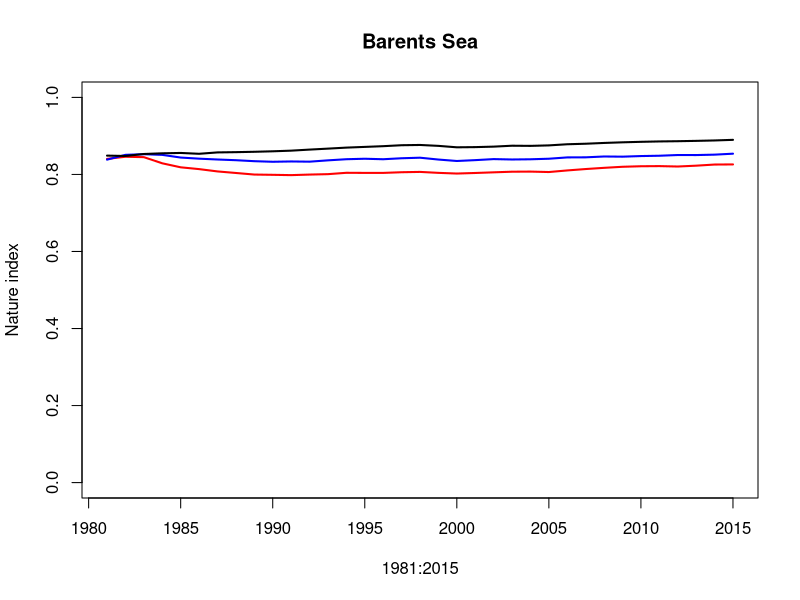
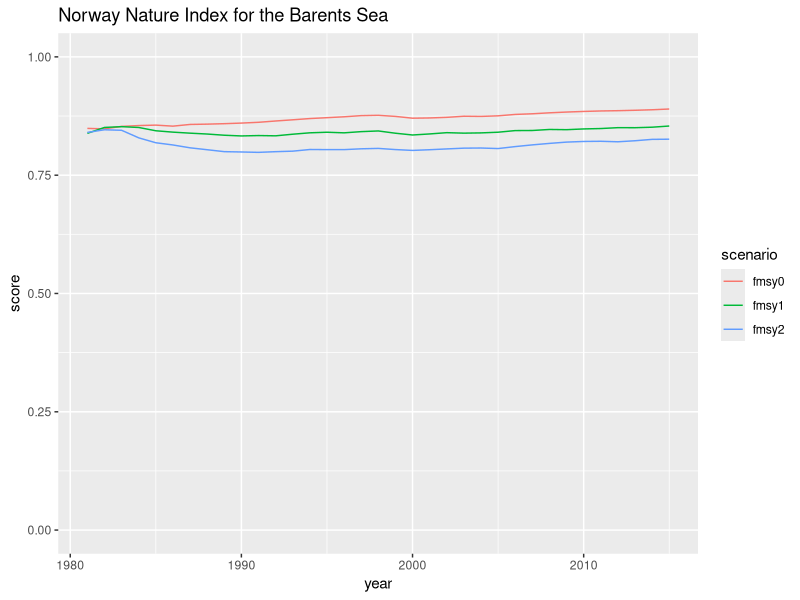
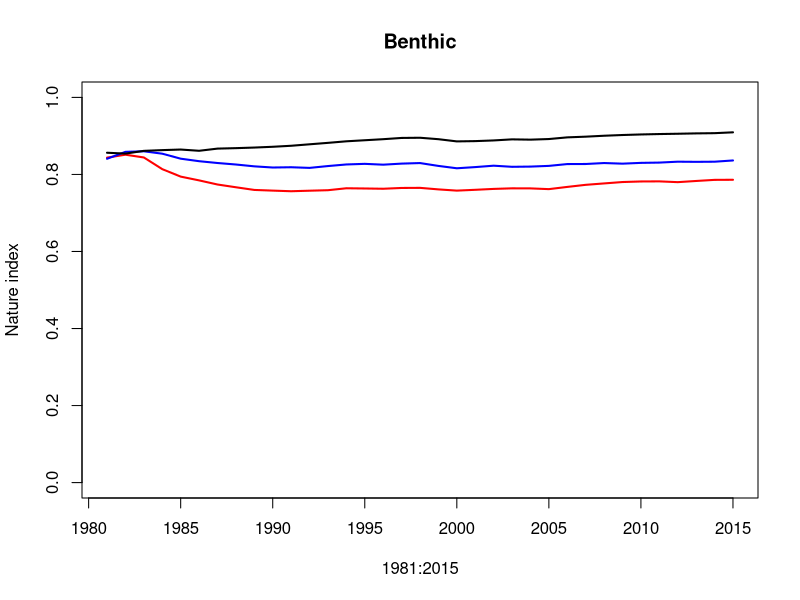
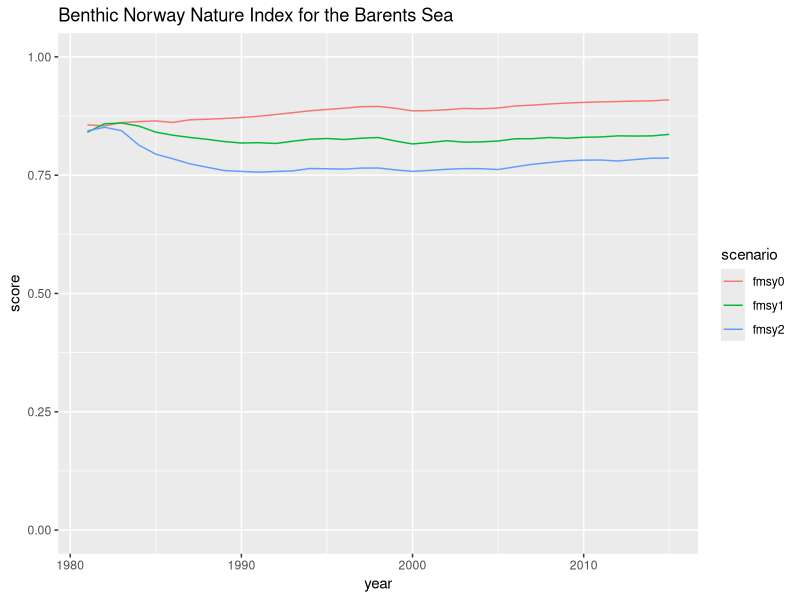
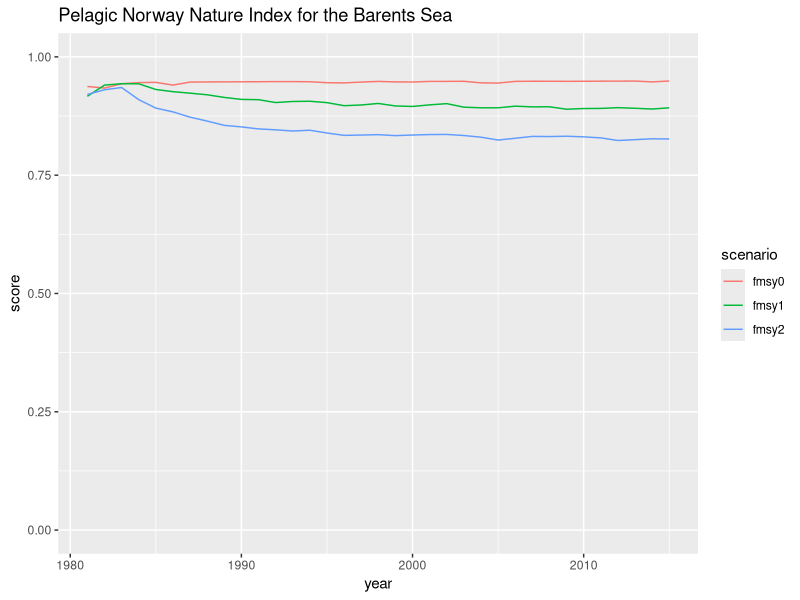
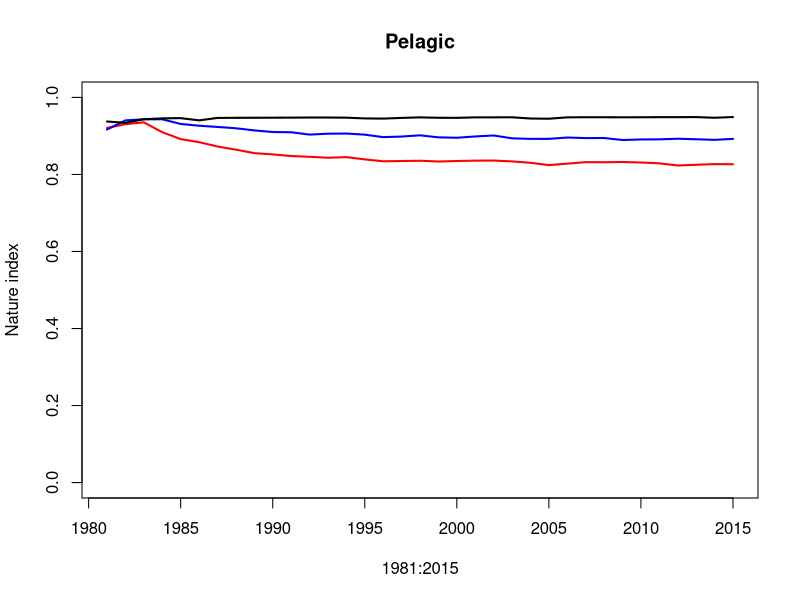

Reproduce these figures in R, in order.
library(tidyverse)
# The script calculates the Nature Index from the output of model simulations of the Barents Sea.
# Barent Sea model ....
#
# Indicators: biomass
#
# Reference values are estimated from 

# Functions that scale indicator observations
# Used when there are uncertainties in the indicator observations or reference values.
# So far not used in the Barents Sea calculations.

scaleobs<-function(ValueID=1:2,FK_OmraadeID=rep(1,2),FK_IndicatorID=rep(1,2),FK_RefAarID=c(0,1),nsim=100,
                   bootmat=matrix(1,nrow = 2,ncol = nsim),ref.value.code=0,IndicatorID=1,FK_Scalingmodel=1){
  
  
  Reference.values <- FK_RefAarID == ref.value.code
  refmat <- 0*bootmat
  valuemat <- bootmat
  N.values <- length(ValueID)
  
  for (i in 1:N.values) {
    refmat[i,] <- bootmat[Reference.values & FK_OmraadeID == FK_OmraadeID[i],]
  }
  
  scaled.bootmat <- valuemat/refmat
  dimnames(scaled.bootmat)[[1]] <- ValueID
  
  model.mat <- matrix(1,nrow=N.values,ncol=nsim)
  FK_Scalingmodel <- as.character(FK_Scalingmodel)
  for (i in 1:N.values) {
    model.mat[i,] <- rep(FK_Scalingmodel[IndicatorID == FK_IndicatorID[i]],nsim)
  }
  scaled.bootmat[model.mat == 2] <- (-1)*scaled.bootmat[model.mat == 2] + 2
  scaled.bootmat[scaled.bootmat < 0] <- 0.0
  scaled.bootmat[scaled.bootmat > 1] <- 1.0
  if (!(is.matrix(scaled.bootmat))) {scaled.bootmat <- t(matrix(scaled.bootmat))}
  
  return(scaled.bootmat)
}

# Functions that calculate weights

calculate.fidelity.weights <- function(fidelity = NULL,
                                       functional.group = NULL, 
                                       presence = NULL) {
  
  # Function that calculates fidelity weights
  # functional.groups could be integer, character or factor
  
  fidelity.matrix <- matrix(rep(fidelity,1,each=dim(presence)[1]),ncol=dim(presence)[2])*presence
  fidelity.weight <- fidelity.matrix*0
  
  if (dim(fidelity.matrix)[1] > 1) {
    for (lev in unique(functional.group)) {
      fidelity.weight[,functional.group == lev] <- 
        fidelity.matrix[,functional.group == lev]/
        rowSums(as.matrix(fidelity.matrix[,functional.group == lev]))
    }
  }
  if (dim(fidelity.matrix)[1] == 1) {
    for (lev in unique(functional.group)) {
      fidelity.weight[,functional.group == lev] <- 
        fidelity.matrix[,functional.group == lev]/
        rowSums(t(as.matrix(fidelity.matrix[,functional.group == lev])))
    }
  }
  
  fidelity.weight[is.nan(fidelity.weight)] <- 0
  
  return(fidelity.weight)
}

#-------------

calculate.trophic.weights <- function(functional.group = NULL, 
                                      presence = NULL, 
                                      key.indicator.code = "key",
                                      code.for.absence = 0,
                                      weights.key.indicators = 0.5) {
  
  # Function that calculates trophic weights
  # functional.groups could be integer, character or factor
  
  count.func.group <- function(functional.group, 
                               key.indicator.code = "key",
                               code.for.absence = 0) {
    # Function that counts the number of functional groups other than key indicators
    # in a set of indicators
    
    return(length(unique(functional.group[!(functional.group %in% c(code.for.absence,
                                                                    key.indicator.code))])))
  }
  
  check.for.key.indicators <- function(functional.group,
                                       key.indicator.code = "key") {
    # Function that checks for key indicators among a set of indicators
    
    return(key.indicator.code %in% functional.group)
  }
  
  assign.trophic.weights <- function(functional.group,
                                     n.functional.group,
                                     key.indicators.present, 
                                     key.indicator.code = "key",
                                     code.for.absence = 0,
                                     w = 0.5) {
    # Function that assigns trophic weights to each indicator observed in a BSunit.
    
    # trophic weight for key indicators
    
    trophic.weight <- (functional.group*0) +
      (functional.group == key.indicator.code)*(w + (1-w)*(n.functional.group == 0))
    
    # trophic weight for nonkey indicators
    
    n.functional.group[n.functional.group == 0] <- 1
    trophic.weight <- trophic.weight +
      ((!(functional.group %in% c(code.for.absence,key.indicator.code)))*
         ((1-(w*key.indicators.present))/n.functional.group))
    return(trophic.weight)
  }
  
  if (is.character(functional.group)) {functional.group <- as.factor(functional.group)}
  
  if (is.factor(functional.group)) {
    key.indicator.code <- which(levels(functional.group) == key.indicator.code)
    if (length(key.indicator.code) == 0) {key.indicator.code <- length(levels(functional.group))+10}
    functional.group <- as.integer(functional.group)
    code.for.absence <- 0
  }
  
  functional.group.matrix <- matrix(rep(functional.group,1,each=dim(presence)[1]),
                                    ncol=dim(presence)[2])
  functional.group.matrix <- functional.group.matrix*presence + (!presence)*code.for.absence
  
  n.functional.group <- apply(functional.group.matrix,1,count.func.group,
                              key.indicator.code,code.for.absence)
  key.indicators.present <- apply(functional.group.matrix,1,check.for.key.indicators,
                                  key.indicator.code)
  
  return(apply(functional.group.matrix,2,assign.trophic.weights,
               n.functional.group,key.indicators.present,
               key.indicator.code,code.for.absence,w))
}

#-------------

calculate.BSunit.weights <- function(fidelity,
                                     functional.group, 
                                     presence, 
                                     key.indicator.code = "key",
                                     code.for.absence = 0,
                                     w = 0.5) {
  
  # Function that calculates BSunit.weights. 
  # BSunit.weights are the product of fidelity weights and trophic weights.
  # NI for BSunits is the weighted average of scaled indicator observations within the BSunit
  # using BSunit.weights as weights.
  # BSunit.weights should therefore sum to 1 within each BS-unit.
  
  fidelity.weights <- calculate.fidelity.weights(fidelity, 
                                                 functional.group, 
                                                 presence)
  trophic.weights <- calculate.trophic.weights(functional.group, 
                                               presence, 
                                               key.indicator.code, 
                                               code.for.absence, 
                                               w)
  return(fidelity.weights*trophic.weights)
}

#----------------

#Next two functions are not used in the Barents Sea calculations as there is 
#only one spatial unit in the analysis

#calculate.area.weights <- function(BSunit.area = NULL,
#                                   NIunits = NULL) {
#  
#  # Function that calculates area weights
#  
#  area.weights <- NIunits*0
#  for (i in 1:(dim(area.weights)[2])) {
#    tot.area <- sum(BSunit.area[NIunits[,i] == 1])
#    area.weights[,i] <- BSunit.area*NIunits[,i]/tot.area
#  }
#  return(area.weights)
#}
#
##----------------
#
#
#calculate.NI.weights <- function(BSunit.area = NULL,
#                                 NIunits = NULL,
#                                 fidelity = NULL,
#                                 functional.group = NULL, 
#                                 presence = NULL,
#                                 key.indicator.code = "key",
#                                 code.for.absence = 0,
#                                 w = 0.5) {
#  
#  # Function that calculates weights used in the calculation of the Nature Index for a set of NIunits
#  
#  BSunit.weights <- calculate.BSunit.weights(fidelity, functional.group, presence, key.indicator.code, 
#                                             code.for.absence,w)
#  area.weights <- calculate.area.weights(BSunit.area,NIunits)
#  
#  NI.weights <- vector("list",dim(NIunits)[2])
#  names(NI.weights) <- dimnames(NIunits)[[2]]
#  
#  for (i in 1:dim(NIunits)[2]) {
#    NI.weights[[i]] <- BSunit.weights*
#      matrix(rep(area.weights[,i],dim(BSunit.weights)[2]),ncol=dim(BSunit.weights)[2])
#    dimnames(NI.weights[[i]]) <- dimnames(presence)
#  }
#  
#  return(NI.weights)
#}

# FIRST CALCULATION. 
# REFERENCE VALUES CONSTANT, REFERENCE VALUES READ FROM "virgin_biomass_natureindex"

# Read input data
fmsy0_natureindex<- read.csv("nature_index/scenarios/adjusted/fmsy0_natureindex_adj.csv")
fmsy1_natureindex<- read.csv("nature_index/scenarios/adjusted/fmsy1_natureindex_adj.csv")
fmsy2_natureindex<- read.csv("nature_index/scenarios/adjusted//fmsy2_natureindex_adj.csv")
virgin_biomass_natureindex<- read.csv("nature_index/scenarios/adjusted/virgin_biomass_natureindex_adj.csv")
ni_indicators_noba<- read.csv("nature_index/scenarios/adjusted/ni_indicators_noba_adj.csv")

valuemat_fmsy0 <- as.matrix(fmsy0_natureindex[,4:38])
dimnames(valuemat_fmsy0)[[1]] <- fmsy0_natureindex[,2]
dimnames(valuemat_fmsy0)[[2]] <- 1981:2015

valuemat_fmsy1 <- as.matrix(fmsy1_natureindex[,4:38])
dimnames(valuemat_fmsy1)[[1]] <- fmsy1_natureindex[,2]
dimnames(valuemat_fmsy1)[[2]] <- 1981:2015

valuemat_fmsy2 <- as.matrix(fmsy2_natureindex[,4:38])
dimnames(valuemat_fmsy2)[[1]] <- fmsy2_natureindex[,2]
dimnames(valuemat_fmsy2)[[2]] <- 1981:2015

valuemat_virgin<- as.matrix(virgin_biomass_natureindex[,5]) #4=VB, 5=2100
dimnames(valuemat_virgin)[[1]]<- virgin_biomass_natureindex[,2]

# Read or calculate reference values


refmat <- matrix(rep(virgin_biomass_natureindex[,5],dim(valuemat_virgin)[2]), #also change here for 2100
                 nrow = dim(valuemat_virgin)[1], ncol=dim(valuemat_virgin)[2])

refmat<- as.vector(refmat)
# Scale indicators according to the LOW model
  
scaled.bootmat_fmsy0 <- valuemat_fmsy0/refmat
scaled.bootmat_fmsy0[scaled.bootmat_fmsy0 < 0] <- 0.0
scaled.bootmat_fmsy0[scaled.bootmat_fmsy0 > 1] <- 1.0

scaled.bootmat_fmsy1 <- valuemat_fmsy1/refmat
scaled.bootmat_fmsy1[scaled.bootmat_fmsy1 < 0] <- 0.0
scaled.bootmat_fmsy1[scaled.bootmat_fmsy1 > 1] <- 1.0

scaled.bootmat_fmsy2 <- valuemat_fmsy2/refmat
scaled.bootmat_fmsy2[scaled.bootmat_fmsy2 < 0] <- 0.0
scaled.bootmat_fmsy2[scaled.bootmat_fmsy2 > 1] <- 1.0

# CALCULATE WEIGHTS.

# Create input objects to the weight calculations

#The indicators fidelity to the Barents Sea, pelagic and bethic systems.



fidelity.pelagic <- ni_indicators_noba[,"fidelity_pelagic"] > 0
fidelity.benthic <- ni_indicators_noba[,"fidelity_benthic"] > 0


functional.group <- ni_indicators_noba[,"fk_func_groupID"]
fidelity.whole.ecosystem <- rep(1,length(functional.group))
#Option to reduce the number of functional groups. Lumps all top predators 
#into one group and all intermediate predators into one group

functional.group[functional.group == 9] <- 8
functional.group[functional.group == 2] <- 1

#Option to include key elements. If skipped, there are no key elements
#recognized in the calculation, instead the candidate key elements are treated just like the
#other indicators

functional.group[ni_indicators_noba[,"key_element"]] <- 10

key.indicator.code <- c(10) # Necessary input to weight calculation
code.for.absence <- c(0)
functional.group.benthic <- functional.group*fidelity.benthic
functional.group.pelagic <- functional.group*fidelity.pelagic

# ICunits corresponds to the matrix "presence" that appears in the functions for calculating weights.
# For the Barents Sea calculations, there is only one spatial unit where all indicators are present.
# So, in order to calculate weighgts correctly, using the above functions,
# ICunit should be an 1 x n.ind matrix containing the sequence 1:n.ind, while
# NIunits should be an 1 x 1 matrix of 1.

ICunits <- t(as.matrix(1:length(functional.group)))
dimnames(ICunits)[[1]] <- as.list("Barents Sea")
dimnames(ICunits)[[2]] <- ni_indicators_noba$indicator_name

NIunits <- as.matrix(1)
dimnames(NIunits)[[1]] <- as.list(dimnames(ICunits)[[1]])
dimnames(NIunits)[[2]] <- as.list("Barents Sea")

w = 0 # The total weight given to key indicators, when key indicators are present in the data.

Indicator.weights.whole.ecosystem <- calculate.BSunit.weights(fidelity.whole.ecosystem,
                         functional.group, 
                         (ICunits > 0), 
                         key.indicator.code,
                         code.for.absence,
                         w)

Indicator.weights.pelagic <- calculate.BSunit.weights(fidelity.pelagic,
                                              functional.group.pelagic, 
                                              (ICunits > 0), 
                                              key.indicator.code,
                                              code.for.absence,
                                              w)

Indicator.weights.benthic <- calculate.BSunit.weights(fidelity.benthic,
                                              functional.group.benthic, 
                                              (ICunits > 0), 
                                              key.indicator.code,
                                              code.for.absence,
                                              w)

# CALCULATE NATURE INDEX VALUES
# In the case of the Barents Sea simulations, NIs (vector of length n.time) is calculated as 
# the matrix product between Indicator,weights (1 x n.ind matrix) and 
# scaled.bootmat (n.ind x n.time matrix)


nature.index_fmsy0 <- Indicator.weights.whole.ecosystem %*% scaled.bootmat_fmsy0
nature.index_fmsy1 <- Indicator.weights.whole.ecosystem %*% scaled.bootmat_fmsy1
nature.index_fmsy2 <- Indicator.weights.whole.ecosystem %*% scaled.bootmat_fmsy2

as.data.frame(nature.index_fmsy0) %>% gather(year, score, 1:35) -> fmsy0
fmsy0$scenario<- "fmsy0"
as.data.frame(nature.index_fmsy1) %>% gather(year, score, 1:35) -> fmsy1
fmsy1$scenario<- "fmsy1"

as.data.frame(nature.index_fmsy2) %>% gather(year, score, 1:35) -> fmsy2
fmsy2$scenario<- "fmsy2"

index3<- rbind(fmsy0, fmsy1, fmsy2)
index3$year<- as.integer(index3$year)

plot(1981:2015,nature.index_fmsy2,ylim = c(0,1),type="l",col="red",lwd=2,ylab="Nature index")
lines(1981:2015,nature.index_fmsy1,col="blue",lwd=2)
lines(1981:2015,nature.index_fmsy0,col="black",lwd=2)
title("Barents Sea")

ggplot(index3, aes(year,score)) + geom_line(aes(colour=scenario)) + ylim(0,1)+ggtitle("Norway Nature Index for the Barents Sea")

nature.index_fmsy0.benthic <- Indicator.weights.benthic %*% scaled.bootmat_fmsy0
nature.index_fmsy1.benthic <- Indicator.weights.benthic %*% scaled.bootmat_fmsy1
nature.index_fmsy2.benthic <- Indicator.weights.benthic %*% scaled.bootmat_fmsy2

as.data.frame(nature.index_fmsy0.benthic) %>% gather(year, score, 1:35) -> fmsy0_benthic
fmsy0_benthic$scenario<- "fmsy0"
as.data.frame(nature.index_fmsy1.benthic) %>% gather(year, score, 1:35) -> fmsy1_benthic
fmsy1_benthic$scenario<- "fmsy1"

as.data.frame(nature.index_fmsy2.benthic) %>% gather(year, score, 1:35) -> fmsy2_benthic
fmsy2_benthic$scenario<- "fmsy2"
benthic_nni<- rbind(fmsy0_benthic, fmsy1_benthic, fmsy2_benthic)
benthic_nni$year<- as.integer(benthic_nni$year)

plot(1981:2015,nature.index_fmsy2.benthic,ylim = c(0,1),type="l",col="red",lwd=2,ylab="Nature index")
lines(1981:2015,nature.index_fmsy1.benthic,col="blue",lwd=2)
lines(1981:2015,nature.index_fmsy0.benthic,col="black",lwd=2)
title("Benthic")
ggplot(benthic_nni, aes(year,score)) + geom_line(aes(colour=scenario)) + ylim(0,1)+ggtitle("Benthic Norway Nature Index for the Barents Sea")

nature.index_fmsy0.pelagic <- Indicator.weights.pelagic %*% scaled.bootmat_fmsy0
nature.index_fmsy1.pelagic <- Indicator.weights.pelagic %*% scaled.bootmat_fmsy1
nature.index_fmsy2.pelagic <- Indicator.weights.pelagic %*% scaled.bootmat_fmsy2

as.data.frame(nature.index_fmsy0.pelagic) %>% gather(year, score, 1:35) -> fmsy0_pelagic
fmsy0_pelagic$scenario<- "fmsy0"
as.data.frame(nature.index_fmsy1.pelagic) %>% gather(year, score, 1:35) -> fmsy1_pelagic
fmsy1_pelagic$scenario<- "fmsy1"

as.data.frame(nature.index_fmsy2.pelagic) %>% gather(year, score, 1:35) -> fmsy2_pelagic
fmsy2_pelagic$scenario<- "fmsy2"
pelagic_nni<- rbind(fmsy0_pelagic, fmsy1_pelagic, fmsy2_pelagic)
pelagic_nni$year<- as.integer(pelagic_nni$year)

ggplot(pelagic_nni, aes(year,score)) + geom_line(aes(colour=scenario)) + ylim(0,1)+ggtitle("Pelagic Norway Nature Index for the Barents Sea")


plot(1981:2015,nature.index_fmsy2.pelagic,ylim = c(0,1),type="l",col="red",lwd=2,ylab="Nature index")
lines(1981:2015,nature.index_fmsy1.pelagic,col="blue",lwd=2)
lines(1981:2015,nature.index_fmsy0.pelagic,col="black",lwd=2)
title("Pelagic")

# 


write.csv(index3, "nature_index/ni_scores.csv", row.names=F)
write.csv(benthic_nni, "nature_index/ni_benthic.csv", row.names = F)
write.csv(pelagic_nni, "nature_index/ni_pelagic.csv", row.names = F)
